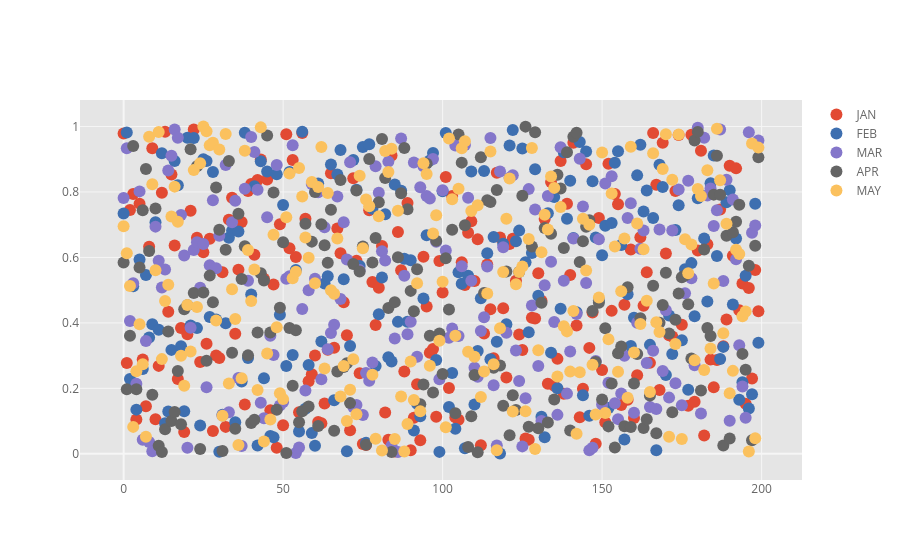

Notebook source saved alongside this figure:
### Code cell
df.iplot(mode='markers')

### Figure 1 — Plotly figure (JSON) as saved in the notebook; plotly's stock layout.template omitted (floating-point values rounded to 4 significant figures; data arrays with more than 128 entries replaced by an {"elided": "..."} marker saying what was removed)
{"data": [{"line": {"color": "rgba(226, 74, 51, 1.0)", "dash": "solid", "shape": "linear", "width": 1.3}, "marker": {"size": 12, "symbol": "circle"}, "mode": "markers", "name": "JAN", "text": "", "type": "scatter", "x": {"elided": "200 int values"}, "y": {"elided": "200 float values"}}, {"line": {"color": "rgba(62, 111, 176, 1.0)", "dash": "solid", "shape": "linear", "width": 1.3}, "marker": {"size": 12, "symbol": "circle"}, "mode": "markers", "name": "FEB", "text": "", "type": "scatter", "x": {"elided": "200 int values"}, "y": {"elided": "200 float values"}}, {"line": {"color": "rgba(132, 118, 202, 1.0)", "dash": "solid", "shape": "linear", "width": 1.3}, "marker": {"size": 12, "symbol": "circle"}, "mode": "markers", "name": "MAR", "text": "", "type": "scatter", "x": {"elided": "200 int values"}, "y": {"elided": "200 float values"}}, {"line": {"color": "rgba(101, 101, 101, 1.0)", "dash": "solid", "shape": "linear", "width": 1.3}, "marker": {"size": 12, "symbol": "circle"}, "mode": "markers", "name": "APR", "text": "", "type": "scatter", "x": {"elided": "200 int values"}, "y": {"elided": "200 float values"}}, {"line": {"color": "rgba(251, 193, 94, 1.0)", "dash": "solid", "shape": "linear", "width": 1.3}, "marker": {"size": 12, "symbol": "circle"}, "mode": "markers", "name": "MAY", "text": "", "type": "scatter", "x": {"elided": "200 int values"}, "y": {"elided": "200 float values"}}], "layout": {"autosize": true, "legend": {"bgcolor": "#FFFFFF", "font": {"color": "#666666"}}, "paper_bgcolor": "#FFFFFF", "plot_bgcolor": "#E5E5E5", "title": {"font": {"color": "#151516"}}, "xaxis": {"autorange": true, "gridcolor": "#F6F6F6", "range": [-13.1, 212.1], "showgrid": true, "tickfont": {"color": "#666666"}, "title": {"font": {"color": "#666666"}, "text": ""}, "type": "linear", "zerolinecolor": "#F6F6F6"}, "yaxis": {"autorange": true, "gridcolor": "#F6F6F6", "range": [-0.1111, 1.112], "showgrid": true, "tickfont": {"color": "#666666"}, "title": {"font": {"color": "#666666"}, "text": ""}, "type": "linear", "zerolinecolor": "#F6F6F6"}}}
